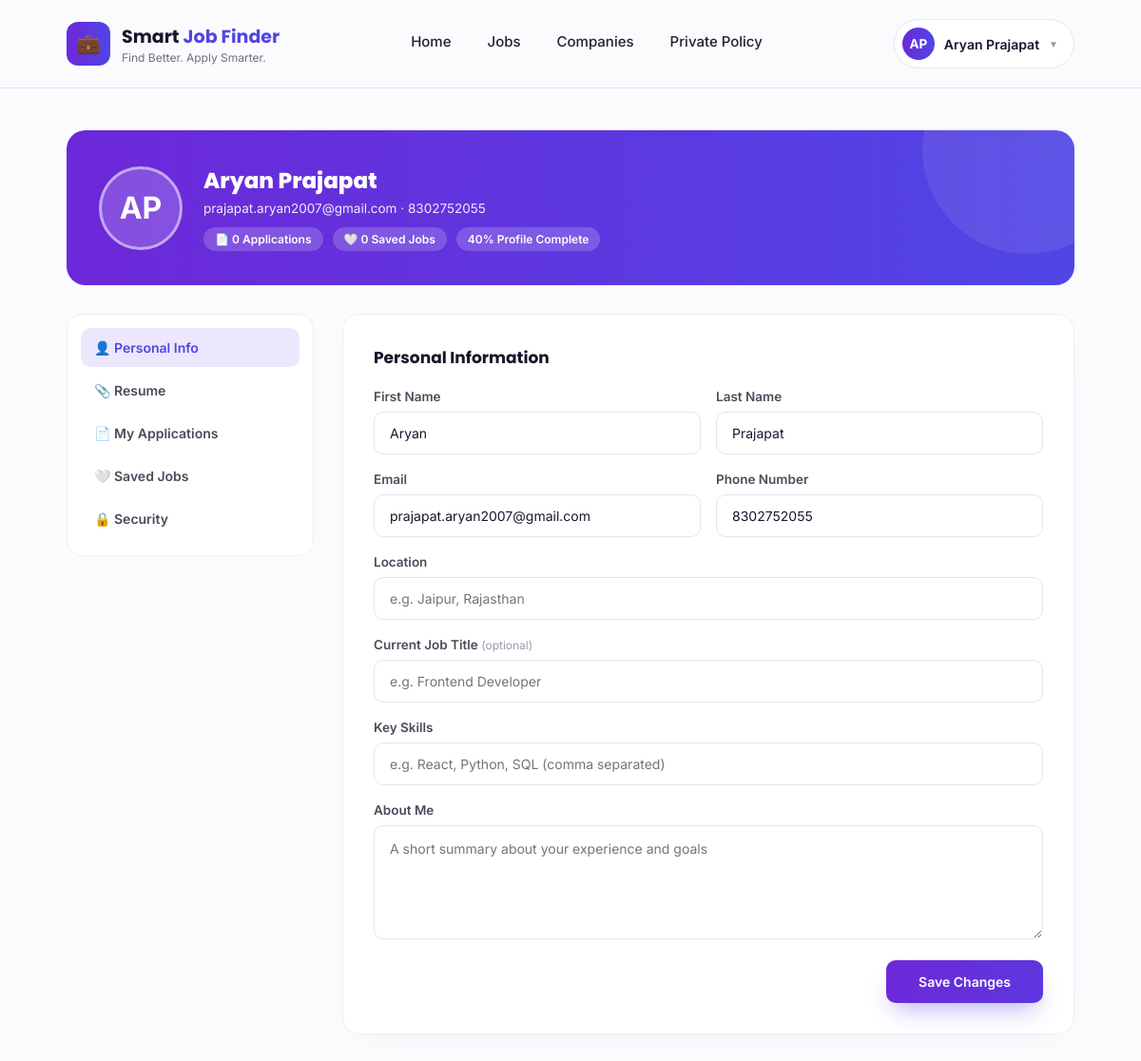
The page /profile/ (signed in) on the database its author committed.
### jobs/models.py (models this page shows, shortened)
class CustomUser(models.Model):
    USER_TYPE_CHOICES = [
        ("seeker", "Job Seeker"),
        ("employer", "Employer / Company"),
    ]
    id = models.UUIDField(primary_key=True, default=uuid.uuid4, editable=False)
    first_name = models.CharField(max_length=50)
    last_name = models.CharField(max_length=50)
    email = models.EmailField(unique=True)
    phone = models.CharField(max_length=15)
    password = models.CharField(max_length=255)  # stored as a hash, never plain text
    user_type = models.CharField(max_length=20, choices=USER_TYPE_CHOICES, default="seeker")
    is_email_verified = models.BooleanField(default=False)
    created_at = models.DateTimeField(auto_now_add=True)

### jobs/views.py (the view)
# urls.py: path('profile/', views.profile, name='profile'),
def profile(request):
    user = get_current_user(request)
    if not user:
        return redirect("login")
    applications = list(
        Application.objects.filter(user=user).select_related("job", "job__company").order_by("-applied_at")
    )
    for app in applications:
        app.status_class = STATUS_CLASS_MAP.get(app.status, "pending")  # type: ignore[attr-defined]
    saved_jobs = list(
        Job.objects.filter(saved_by__user=user).select_related("company").order_by("-saved_by__saved_at")
    )
    resume = Resume.objects.filter(user=user).first()
    context = {
        "user": user,
        "applications": applications,
        "applications_count": len(applications),
        "saved_jobs": saved_jobs,
        "saved_jobs_count": len(saved_jobs),
        "resume": resume,
        "profile_completion": 40,
    }
    return render(request, "profile.html", context)

### jobs/views.py (called while the page is built)
def get_current_user(request):
    user_id = request.session.get("user_id")
    if not user_id:
        return None
    try:
        return CustomUser.objects.get(id=user_id)
    except CustomUser.DoesNotExist:
        request.session.flush()
        return None

### templates/profile.html (shortened to what this page needs)
{% load static %}
<!DOCTYPE html>
<html lang="en">
<head>
<link rel="stylesheet" href="{% static 'style.css' %}">
</head>
<body class="profile-page">
<header class="navbar desktop-only">
  <div class="logo">
    <div class="logo-icon">💼</div>
    <div class="logo-text">
      <h1>Smart <span>Job Finder</span></h1>
      <p>Find Better. Apply Smarter.</p>
    </div>
  </div>
  <nav class="nav-links">
    <a href="/dashboard/">Home</a>
    <a href="/jobs/">Jobs</a>
    <a href="/companies/">Companies</a>
    <a href="/policy" class='policy'>Private Policy</a>
  </nav>
  <div class="user-menu" id="userMenu">
    <div class="user-menu-trigger" onclick="toggleUserMenu()">
      <div class="user-avatar">{{ user.first_name|slice:":1"|upper }}{{ user.last_name|slice:":1"|upper }}</div>
      <span class="user-name">{{ user.first_name }} {{ user.last_name }}</span>
      <span class="caret">▼</span>
    </div>
  </div>
</header>
<section class="profile-hero desktop-only">
  <div class="profile-cover-card">
    <div class="profile-avatar-lg">{{ user.first_name|slice:":1"|upper }}{{ user.last_name|slice:":1"|upper }}</div>
    <div class="profile-cover-text">
      <h2>{{ user.first_name }} {{ user.last_name }}</h2>
      <p>{{ user.email }} · {{ user.phone|default:"Add phone number" }}</p>
      <div class="profile-tags">
        <span>📄 {{ applications_count|default:"0" }} Applications</span>
        <span>🤍 {{ saved_jobs_count|default:"0" }} Saved Jobs</span>
        <span>{{ profile_completion|default:"40" }}% Profile Complete</span>
      </div>
    </div>
  </div>
</section>
<section class="profile-body desktop-only">
  <nav class="profile-nav">
    <a href="#personal" class="active" onclick="switchProfileTab(event,'personal')">👤 Personal Info</a>
    <a href="#resume" onclick="switchProfileTab(event,'resume')">📎 Resume</a>
    <a href="#applications" onclick="switchProfileTab(event,'applications')">📄 My Applications</a>
    <a href="#saved" onclick="switchProfileTab(event,'saved')">🤍 Saved Jobs</a>
    <a href="#security" onclick="switchProfileTab(event,'security')">🔒 Security</a>
  </nav>
  <div>
    <div class="profile-panel" id="panel-personal">
      <h3>Personal Information</h3>
      <form method="POST" action="{% url 'update_profile' %}">
        <div class="form-row">
          <div class="form-group">
            <label>First Name</label>
            <input type="text" name="first_name" value="{{ user.first_name }}" required>
          </div>
          <div class="form-group">
            <label>Last Name</label>
            <input type="text" name="last_name" value="{{ user.last_name }}" required>
          </div>
        </div>
        <div class="form-row">
          <div class="form-group">
            <label>Email</label>
            <input type="text" name="email" value="{{ user.email }}" required>
          </div>
          <div class="form-group">
            <label>Phone Number</label>
            <input type="text" name="phone" value="{{ user.phone }}">
          </div>
        </div>
        <div class="form-group">
          <label>Location</label>
          <input type="text" name="location" value="{{ user.location }}" placeholder="e.g. Jaipur, Rajasthan">
        </div>
        <div class="form-group">
          <label>Current Job Title <span class="optional">(optional)</span></label>
          <input type="text" name="headline" value="{{ user.headline }}" placeholder="e.g. Frontend Developer">
        </div>
        <div class="form-group">
          <label>Key Skills</label>
          <input type="text" name="skills" value="{{ user.skills }}" placeholder="e.g. React, Python, SQL (comma separated)">
        </div>
        <div class="form-group">
          <label>About Me</label>
          <textarea name="bio" placeholder="A short summary about your experience and goals">{{ user.bio }}</textarea>
        </div>
        <div class="form-actions">
          <button type="submit" class="btn-submit-wide">Save Changes</button>
        </div>
      </form>
    </div>
  </div>
</section>
</body>
</html>

### rows shown on the page
CustomUser: first_name "A", last_name "P", first_name "Aryan", last_name "Prajapat", email "prajapat.aryan2007@gmail.com", phone "8302752055"

### other values the page prints
{{ applications_count|default:"0" }} "0"
{{ saved_jobs_count|default:"0" }} "0"
{{ profile_completion|default:"40" }} "40"
